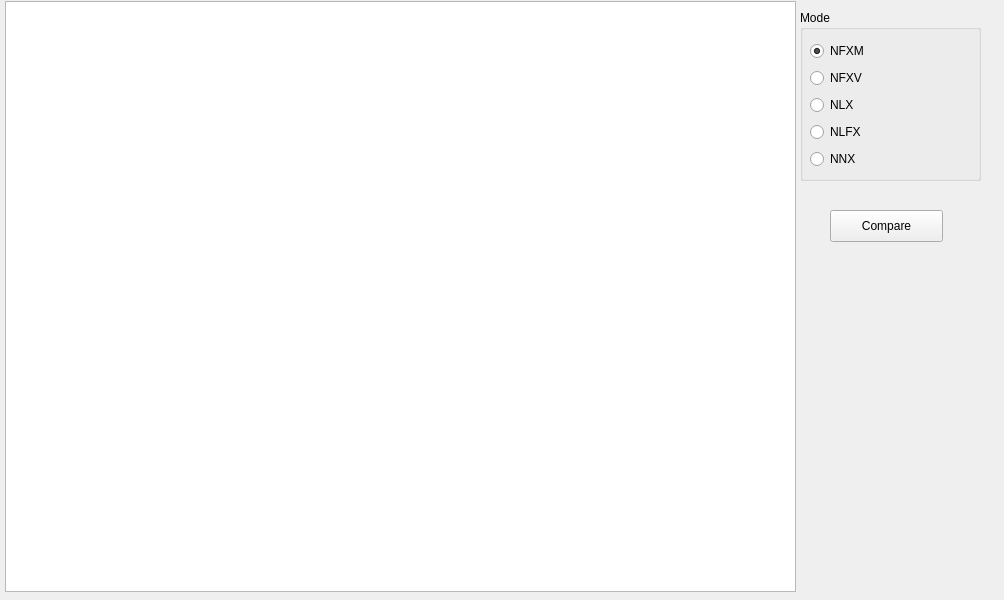
<?xml version="1.0" encoding="UTF-8"?>
<ui version="4.0">
 <class>TermsInGraphic</class>
 <widget class="QMainWindow" name="TermsInGraphic">
  <property name="geometry">
   <rect>
    <x>0</x>
    <y>0</y>
    <width>1004</width>
    <height>600</height>
   </rect>
  </property>
  <property name="windowTitle">
   <string>MainWindow</string>
  </property>
  <widget class="QWidget" name="centralwidget">
   <widget class="QTableWidget" name="tableWidget">
    <property name="geometry">
     <rect>
      <x>5</x>
      <y>1</y>
      <width>791</width>
      <height>591</height>
     </rect>
    </property>
   </widget>
   <widget class="QGroupBox" name="groupBox">
    <property name="geometry">
     <rect>
      <x>800</x>
      <y>10</y>
      <width>181</width>
      <height>171</height>
     </rect>
    </property>
    <property name="title">
     <string>Mode</string>
    </property>
    <widget class="QWidget" name="verticalLayoutWidget">
     <property name="geometry">
      <rect>
       <x>10</x>
       <y>30</y>
       <width>174</width>
       <height>131</height>
      </rect>
     </property>
     <layout class="QVBoxLayout" name="verticalLayout">
      <item>
       <widget class="QRadioButton" name="radioButton_number_soft_matrix">
        <property name="text">
         <string>NFXM</string>
        </property>
        <property name="checked">
         <bool>true</bool>
        </property>
       </widget>
      </item>
      <item>
       <widget class="QRadioButton" name="radioButton_numbe_soft_vector">
        <property name="text">
         <string>NFXV</string>
        </property>
       </widget>
      </item>
      <item>
       <widget class="QRadioButton" name="radioButton_number_linguistic">
        <property name="text">
         <string>NLX</string>
        </property>
       </widget>
      </item>
      <item>
       <widget class="QRadioButton" name="radioButton_number_soft_linguistic">
        <property name="text">
         <string>NLFX</string>
        </property>
       </widget>
      </item>
      <item>
       <widget class="QRadioButton" name="radioButton_number_number">
        <property name="text">
         <string>NNX</string>
        </property>
       </widget>
      </item>
     </layout>
    </widget>
   </widget>
   <widget class="QPushButton" name="compareButton">
    <property name="geometry">
     <rect>
      <x>830</x>
      <y>210</y>
      <width>113</width>
      <height>32</height>
     </rect>
    </property>
    <property name="text">
     <string>Compare</string>
    </property>
   </widget>
  </widget>
 </widget>
 <resources/>
 <connections/>
</ui>
